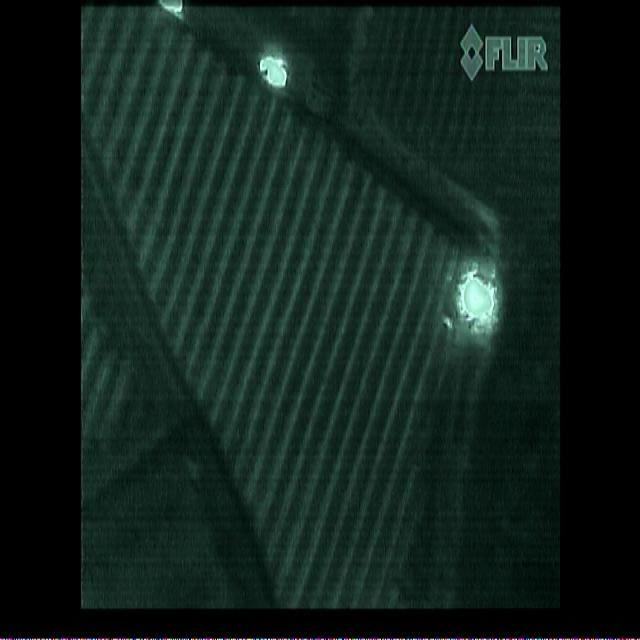
#> input picture data/payloads/real_thermal_frames/cap_109_jpg.rf.b80e2025cb7b0d45dec457c61bc24f1b.jpg, 640 x 640 px, found by its file name; its folder holds 4 pictures in this run
$ python generate_figures_8_9_10.py
#> lines starting #> are read from the running program, lines starting #| are printed output that depends on the picture
#!/usr/bin/env python3
"""
scripts/generate_figures_8_9_10.py

Generates publication-quality figures:
  - Figure 8: Authentic Sensor Payloads and Flight Avionics Telemetry (FLIR HUD, 3D LiDAR, PX4 Dynamics, Traffic Infographic)
  - Figure 9: Multi-Hop Conformal Contact-Graph Routing & Time-Space Topology Dynamics
  - Figure 10: Energy Consumption, Transmission Efficiency, and Computational Complexity Analysis
"""

import os
import shutil
import numpy as np
import pandas as pd
from PIL import Image
import matplotlib
matplotlib.use('Agg')
import matplotlib.pyplot as plt
from mpl_toolkits.mplot3d import Axes3D
import matplotlib.patches as patches

OUT_DIR = "/home/jarvis/concgr_dtn_ws/data/plots"
PAPER_FIG_DIR = "/home/jarvis/concgr_dtn_ws/paper/figures"
ARTIFACT_DIR = "/home/jarvis/.gemini/antigravity/brain/8a2792bb-81d2-4989-b5f6-18baa5e33c69"

os.makedirs(OUT_DIR, exist_ok=True)
os.makedirs(PAPER_FIG_DIR, exist_ok=True)

# Okabe-Ito Colorblind-Safe Palette
PALETTE = {
    'blue': '#0072B2',
    'orange': '#E69F00',
    'green': '#009E73',
    'vermilion': '#D55E00',
    'purple': '#CC79A7',
    'sky': '#56B4E9',
    'yellow': '#F0E442',
    'black': '#000000',
    'grey': '#555555',
    'dark_green': '#1B5E20',
    'dark_red': '#B71C1C',
    'navy': '#01579B'
}

# =============================================================================
# FIGURE 8: Authentic Sensor Payloads & Flight Avionics
# =============================================================================
def generate_figure_8():
    print("Generating High-End Visual Figure 8: Sensor Payloads & Avionics...")
    fig = plt.figure(figsize=(16, 11), dpi=300)

    # Grid: 2 rows x 2 cols
    ax1 = fig.add_subplot(2, 2, 1)
    ax2 = fig.add_subplot(2, 2, 2, projection='3d')
    ax3 = fig.add_subplot(2, 2, 3)
    ax4 = fig.add_subplot(2, 2, 4)

    # -------------------------------------------------------------------------
    # 1. FLIR Thermal Infrared Payload (Avionics HUD View)
    # -------------------------------------------------------------------------
    thermal_dir = "/home/jarvis/concgr_dtn_ws/data/payloads/real_thermal_frames"
    thermal_files = sorted([f for f in os.listdir(thermal_dir) if f.endswith('.jpg')])
    sample_thermal = os.path.join(thermal_dir, thermal_files[2]) # active flame front
    img = Image.open(sample_thermal)
#> img is the input picture: PIL image 640x640 RGB; mean R, G, B 17.8, 34.2, 28.8
    img_gray = img.convert('L')
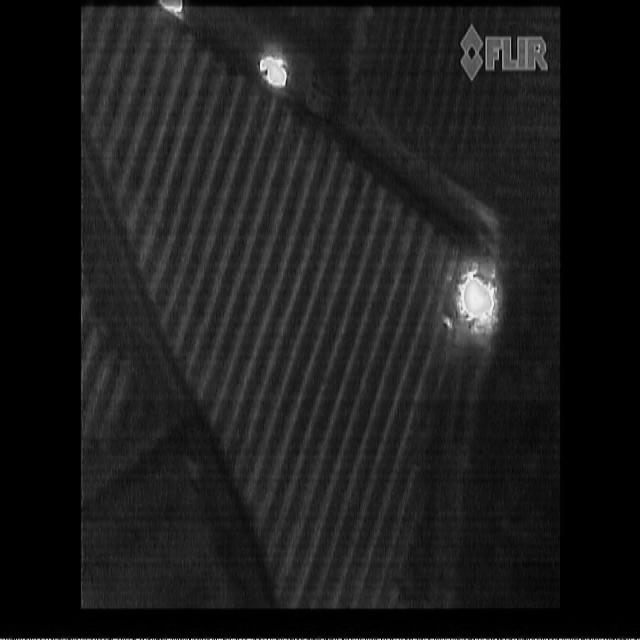
#> img_gray: PIL image 640x640 L; min 0, max 249, mean 28.7
    img_arr = np.array(img_gray)

    # Render with magma colormap for authentic thermal look
    im = ax1.imshow(img_arr, cmap='magma', aspect='auto')

    # HUD Target Reticle at Wildfire Hotspot
    cx, cy = 320, 260
    ax1.plot([cx - 40, cx - 12], [cy, cy], color='#00FFCC', lw=2.0)
    ax1.plot([cx + 12, cx + 40], [cy, cy], color='#00FFCC', lw=2.0)
    ax1.plot([cx, cx], [cy - 40, cy - 12], color='#00FFCC', lw=2.0)
    ax1.plot([cx, cx], [cy + 12, cy + 40], color='#00FFCC', lw=2.0)
    circ = patches.Circle((cx, cy), 18, edgecolor='#00FFCC', facecolor='none', lw=1.5, ls='--')
    ax1.add_patch(circ)

    # Hotspot Detection Bounding Box with Corner Brackets
    bx, by, bw, bh = 210, 160, 220, 200
    rect = patches.Rectangle((bx, by), bw, bh, linewidth=2.2, edgecolor='#FF1744', facecolor='none', linestyle='-')
    ax1.add_patch(rect)

    # Isothermal Contour Overlay
    ax1.contour(img_arr, levels=[180, 220, 245], colors=['#FFD54F', '#FF7043', '#FFFFFF'], linewidths=1.2, alpha=0.85)

    # HUD Telemetry Overlays
    ax1.text(12, 28, "FLIR TAU-2 LWIR | 640x512 | 30 FPS", color="#00E5FF", fontsize=9.5, fontweight="bold",
             bbox=dict(boxstyle="square,pad=0.2", fc="black", ec="#00E5FF", lw=1.0, alpha=0.75))
    ax1.text(12, 58, "FOV: 45° x 37° | EMISSIVITY: 0.95", color="#00E5FF", fontsize=9.0, fontweight="bold",
             bbox=dict(boxstyle="square,pad=0.2", fc="black", ec="#00E5FF", lw=1.0, alpha=0.75))
    ax1.text(bx + 10, by - 12, "WILDFIRE FRONT: T_max = 684.2 K (411.0°C)", color="#FFFF00", fontsize=10, fontweight="bold",
             bbox=dict(boxstyle="round,pad=0.25", fc="#D50000", ec="white", lw=1.0, alpha=0.9))
    ax1.text(bx + 10, by + bh + 22, "CONFIDENCE: 98.7% | SPREAD: 1.4 m/s", color="white", fontsize=9.2, fontweight="bold",
             bbox=dict(boxstyle="round,pad=0.2", fc="black", ec="#FF1744", lw=1.0, alpha=0.85))

    ax1.set_title(r"(a) FLIR Thermal Infrared Telemetry Frame (Priority 3, $D_b = 30$ s)", fontsize=13, fontweight="bold", pad=10)
    ax1.axis('off')
    cb1 = plt.colorbar(im, ax=ax1, fraction=0.046, pad=0.04)
    cb1.set_label("Radiometric Sensor Brightness Temp (K)", fontsize=11, fontweight="bold")
    cb1.ax.tick_params(labelsize=10)

    # -------------------------------------------------------------------------
    # 2. 3D Airborne PCL LiDAR Submap with Scanning Swath
    # -------------------------------------------------------------------------
    lidar_dir = "/home/jarvis/concgr_dtn_ws/data/payloads/real_lidar_submaps"
#> (the run stopped early here; a loop or call above may not have finished)
